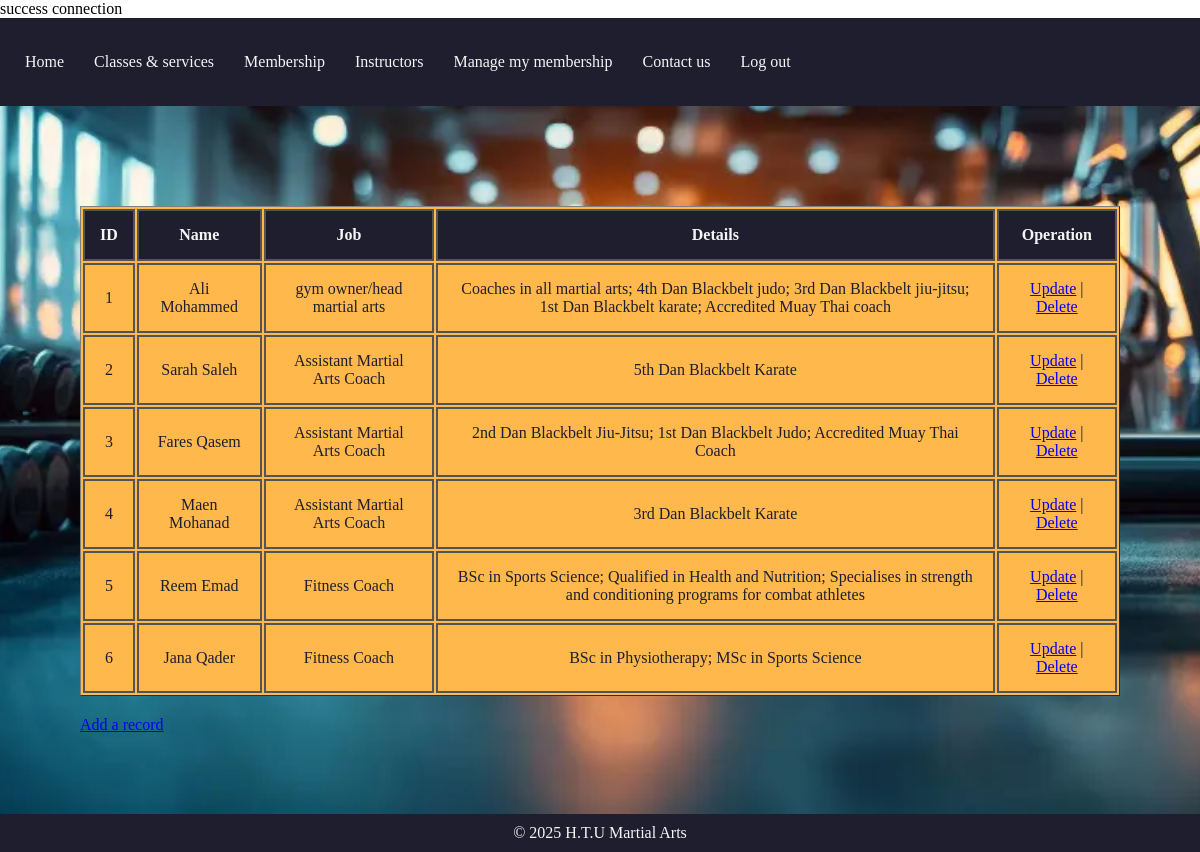
The app's page /code/finalproject/pages/admin/manage_instructor.php (signed in) with its own data.
### tables this page shows
CREATE TABLE `instructors` (
  `ID` int(11) NOT NULL,
  `Name` varchar(30) NOT NULL,
  `Job` varchar(30) NOT NULL,
  `Details` text NOT NULL
);

### code/finalproject/pages/admin/manage_instructor.php (the view, shortened to what this page needs)
<?php
include "../db/db.php";
?>
<!DOCTYPE html>
<html lang="en">
<head>
    <link rel="stylesheet" href="../../css/manage_useres.css">
    <link rel="stylesheet" href="../../css/nav.css">
    <link rel="stylesheet" href="../../css/footer.css">
    <link rel="stylesheet" href="https://cdnjs.cloudflare.com/ajax/libs/font-awesome/6.5.0/css/all.min.css">
</head>
<body>
<?php include "../shared/nav.php"; ?>
<section class='main-content'>
<?php
echo "<table border='1'>
<tr>
<th>ID</th>
<th>Name</th>
<th>Job</th>
<th>Details</th>
<th>Operation</th>
</tr>";
$query = "SELECT * FROM instructors";
$result = mysqli_query($con , $query);
if(mysqli_num_rows($result) > 0){
    while($row =  mysqli_fetch_assoc($result)){
        echo "<tr>
        <td>{$row['ID']}</td>
        <td>{$row['Name']}</td>
        <td>{$row['Job']}</td>
        <td>{$row['Details']}</td>
        <td>
        <a href='update_instructor.php?id={$row['ID']}&name={$row['Name']}&details={$row['Details']}&job={$row['Job']}'>Update</a> |
        <a href='manage_instructor.php?id={$row['ID']}'>Delete</a>
        </td>
        </tr>";
    }
}
echo "</table>";
?>
<a href="add_instructor.php">
    Add a record
</a>
</section>
<?php include "../shared/footer.php"; ?>
</body>
</html>

### code/finalproject/css/manage_useres.css (style rules this page uses)
* { margin: 0; padding: 0; box-sizing: border-box; }
.main-content { background-image: url('../images/empty-fitness-center-equipment-blurred-interior-sun-glare-effect-modern-gym-background-empty-fitness-center-357026796.webp'); background-size: cover; background-position: center; padding: 80px; }
table { width: 100%; margin: 20px auto; background-color: #FFB84C; }
th, td { padding: 15px; text-align: center; border: 2px solid #555; }
th { background-color: #1E1E2F; color: #F5F5F5; font-weight: bold; }
td { color: #1E1E2F; }

### records on screen
instructors: ID "1", Name "Ali Mohammed", Job "gym owner/head martial arts", Details "Coaches in all martial arts; 4th Dan Blackbelt judo; 3rd Dan Blackbelt jiu-jitsu; 1st Dan Blackbelt karate; Accredited Muay Thai coach"
instructors: ID "2", Name "Sarah Saleh", Job "Assistant Martial Arts Coach", Details "5th Dan Blackbelt Karate"
instructors: ID "3", Name "Fares Qasem", Job "Assistant Martial Arts Coach", Details "2nd Dan Blackbelt Jiu-Jitsu; 1st Dan Blackbelt Judo; Accredited Muay Thai Coach"
instructors: ID "4", Name "Maen Mohanad", Job "Assistant Martial Arts Coach", Details "3rd Dan Blackbelt Karate"
instructors: ID "5", Name "Reem Emad", Job "Fitness Coach", Details "BSc in Sports Science; Qualified in Health and Nutrition; Specialises in strength and conditioning programs for combat athletes"
instructors: ID "6", Name "Jana Qader", Job "Fitness Coach", Details "BSc in Physiotherapy; MSc in Sports Science"
